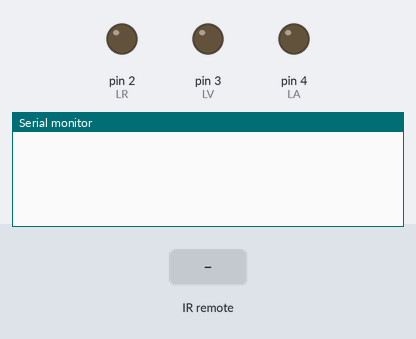
Bench run of a sketch on a simulated Arduino Uno, built with avr-gcc and run on an emulated ATmega328P. On the bench: output pins drawn as LEDs (lit = HIGH), the last lines printed to the serial monitor. The test bench sets the inputs (shaded band).

Above: at 1.2 s.
1.3 s: infrared code 0x7308CF received
At 2.2 s:
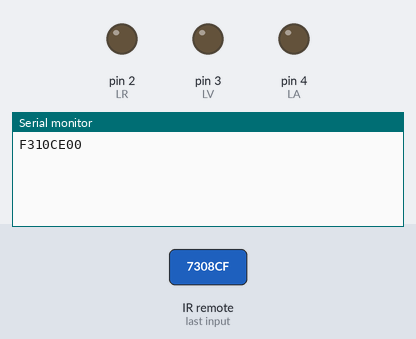
2.8 s: infrared code 0xB304CF received
At 3.4 s:
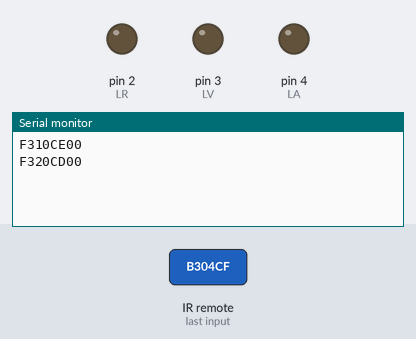
4.3 s: infrared code 0x330CCF received
At 5.8 s:
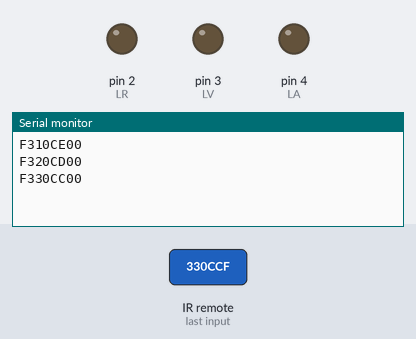

The sketch:

Receptor_infrarojo.ino
```cpp
#include <IRremote.h>    // importa libreria IRremote
#define B_1 0x7308CF //decinimos a B-1 como el codigo del boón 1 (0x para dontar que es hexagesimal)
#define B_2 0xB304CF
#define B_3 0x330CCF

int SENSOR = 11;        // sensor KY-022 a pin digital 11
int LR = 2;
int LV = 3;
int LA = 4;
void setup() {
  Serial.begin(9600);             // inicializa comunicacion serie a 9600 bps
  IrReceiver.begin(SENSOR, DISABLE_LED_FEEDBACK);     // inicializa recepcion de datos
  pinMode(LR, OUTPUT); // declaro los leds como salidas
  pinMode(LV, OUTPUT);
  pinMode(LA, OUTPUT);

}

void loop() {
   if (IrReceiver.decode()) {        // si existen datos ya decodificados
    Serial.println(IrReceiver.decodedIRData.decodedRawData, HEX); // imprime valor en hexadecimal en monitor
    if (IrReceiver.decodedIRData.decodedRawData == B_1)   // si codigo recibido es igual a Boton_1
    digitalWrite(LR, !digitalRead(LR)); // enciende o apaga componente rojo

    if (IrReceiver.decodedIRData.decodedRawData == B_2)   // si codigo recibido es igual a Boton_2
    digitalWrite(LV, !digitalRead(LV)); // enciende o apaga componente verde

    if (IrReceiver.decodedIRData.decodedRawData == B_3)   // si codigo recibido es igual a Boton_3
    digitalWrite(LA, !digitalRead(LA)); // enciende o apaga componente azul

    IrReceiver.resume();        // resume la adquisicion de datos
  }
  delay (100);            // breve demora de 100 ms.
}
```

Measured:
- after the input at 1.3 s, the serial monitor: prints a new line at once (image 1)
- after the input at 2.8 s, the serial monitor: prints a new line at once (image 2)
- after the input at 4.3 s, the serial monitor: prints a new line at once (image 3)
